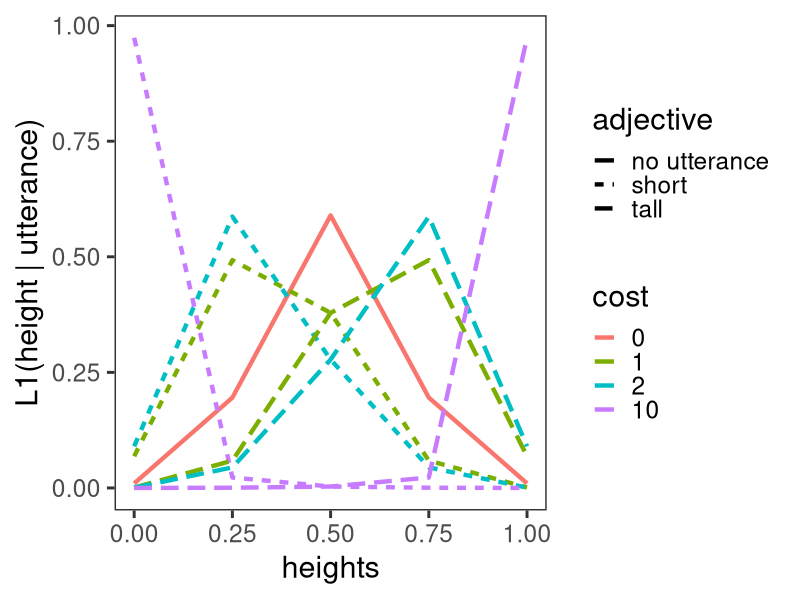
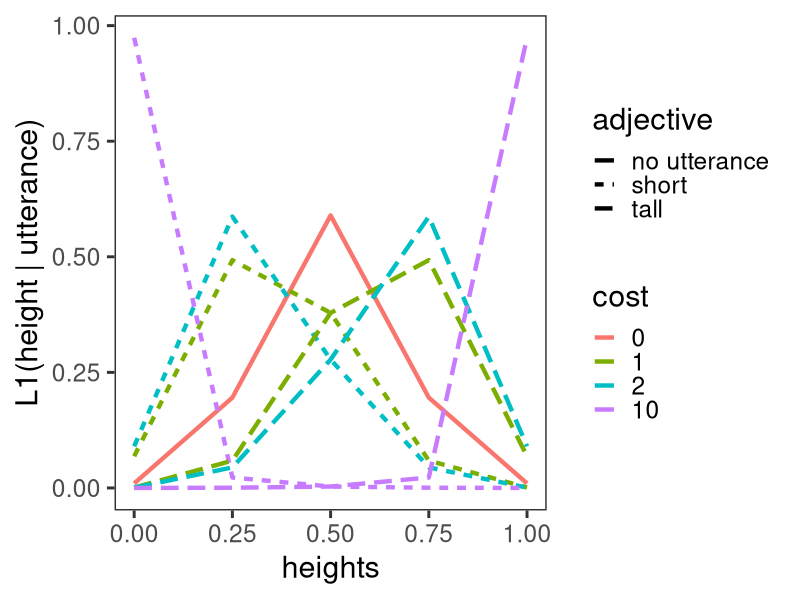

Recreate these plots in R, in order.
library(ggplot2)

toplot = function(adjective, cost, dist, vals) {
  values = c(0, 1, 0.25, 0.5, 0.75)
  return(data.frame(
    values = values,
    adjective=rep(adjective, length(values)),
    cost=rep(cost, length(values)),
    prior=rep(dist,  length(values)),
    weights = as.numeric(unlist(strsplit(vals, " ")))))
}

#where "very > bare" is hardcoded
# distributions = rbind(
#   #"peaked mid is gaussian w/ mean 0.5 sd 0.2"
#     toplot("prior", NA, "peaked-mid", "0.009870647465794937 0.009870647465794937 0.19437203427500685 0.5915146365183964 0.19437203427500685"),
#     toplot("no utterance", 0, "peaked-mid", "0.00899135892783637 0.00899135892783637 0.18617353647974985 0.6096702091848276 0.18617353647974985"),
#     toplot("tall", 1, "peaked-mid", "0.002256305036823323 0.05081542668579683 0.09000545902893428 0.4295010827017602 0.4274217265466855"),
#     toplot("short", 1, "peaked-mid", "0.050815426685796826 0.0022563050368233227 0.42742172654668537 0.42950108270176013 0.09000545902893427"),
#     toplot("tall", 2, "peaked-mid", "0.0008793593626715402 0.10391829782032919 0.04204532542061588 0.2547310992736995 0.5984259181226838"),
#     toplot("short", 2, "peaked-mid", "0.1039182978203292 0.0008793593626715402 0.5984259181226839 0.2547310992736995 0.042045325420615884"),
#     toplot("tall", 10, "peaked-mid", "0.000007919842669685217 0.9778770451932529 0.0004405149740975846 0.0027980666717241395 0.0188764533182557"),
#     toplot("short", 10, "peaked-mid", "0.9778770451932529 0.000007919842669685217 0.0188764533182557 0.0027980666717241395 0.0004405149740975846"),
#     # peaked both is just a line that goes down the midpoint then back up
#     toplot("prior", "peaked-both", "0.27272727 0.27272727 0.18181818 0.09090909 0.18181818"),
#     toplot("no utterance (cost=0)", "peaked-both", "0.26023682350940863 0.26023682350940863 0.19098117667191325 0.09756399963735635 0.19098117667191325"),
#     toplot("tall (cost=1)", "peaked-both", "0.049675830485446514 0.5199578302802841 0.09456933887510241 0.08408382631622702 0.2517131740429399"),
#     toplot("short (cost=1)", "peaked-both", "0.5199578302802841 0.049675830485446514 0.2517131740429399 0.08408382631622702 0.09456933887510241"),
#     toplot("very tall (cost=2)", "peaked-both", "0.0202708270275209 0.5741980137359832 0.06467387698954781 0.07919617023175599 0.26166111201519215"),
#     toplot("very short (cost=2)", "peaked-both", "0.5741980137359831 0.020270827027520897 0.2616611120151921 0.07919617023175597 0.0646738769895478"),
#     toplot("extremely tall (cost=10)", "peaked-both", "0.020771044570361122 0.5710497746137095 0.06681983607196984 0.07991913601687639 0.26144020872708307"),
#     toplot("extremely short (cost=10)", "peaked-both", "0.5710497746137095 0.020771044570361125 0.26144020872708307 0.07991913601687639 0.06681983607196983")
# #   toplot("prior", "peaked", "")#,
# #   toplot("no utterance (cost=0)", "peaked", ""),
# #   toplot("rain (cost=0.1)", "peaked", ""),
# #   toplot("not-rain (cost=0.1)", "peaked", ""),
# #   toplot("must (cost=100)", "peaked", ""),
# #   toplot("must-not (cost=100)", "peaked", "")
# )

distributions = rbind(
  #"peaked mid is gaussian w/ mean 0.5 sd 0.2"
  #toplot("prior", NA, "peaked-mid", "0.009870647465794937 0.009870647465794937 0.19437203427500685 0.5915146365183964 0.19437203427500685"),
  toplot("no utterance", 0, "peaked-mid", "0.009828327797963965 0.009828327797963965 0.19544268332301556 0.5894579777580409 0.19544268332301556"),
  toplot("tall", 1, "peaked-mid", "0.0009736333828371074 0.06851273734365262 0.05907914194833604 0.37864016223287084 0.4927943250923034"),
  toplot("short", 1, "peaked-mid", "0.06851273734365262 0.0009736333828371074 0.4927943250923034 0.37864016223287084 0.05907914194833605"),
  toplot("tall", 2, "peaked-mid", "0.0007111713589281494 0.09007550266534171 0.04452931183419864 0.2777249729765566 0.5869590411649749"),
  toplot("short", 2, "peaked-mid", "0.09007550266534173 0.0007111713589281494 0.5869590411649749 0.2777249729765567 0.04452931183419865"),
  toplot("tall", 10, "peaked-mid", "0.000007616827724329322 0.9738091764527186 0.0005201434244804059 0.00307933926920359 0.022583724025873053"),
  toplot("short", 10, "peaked-mid", "0.9738091764527186 0.000007616827724329322 0.022583724025873053 0.00307933926920359 0.0005201434244804059")#,
  # peaked both is just a line that goes down the midpoint then back up
#   toplot("prior", "peaked-both", "0.27272727 0.27272727 0.18181818 0.09090909 0.18181818"),
#   toplot("no utterance (cost=0)", "peaked-both", "0.2590283022297041 0.2590283022297041 0.19204661354076952 0.0978501684590527 0.19204661354076952"),
#   toplot("tall (cost=1)", "peaked-both", "0.021344688345147113 0.569824945297623 0.06621105693970104 0.07925583248353894 0.2633634769339898"),
#   toplot("short (cost=1)", "peaked-both", "0.569824945297623 0.021344688345147113 0.2633634769339898 0.07925583248353894 0.06621105693970103"),
#   toplot("very tall (cost=2)", "peaked-both", "0.02263559971828721 0.561913897511387 0.07112635727147881 0.08118602326782452 0.2631381222310225"),
#   toplot("very short (cost=2)", "peaked-both", "0.561913897511387 0.02263559971828721 0.2631381222310225 0.08118602326782452 0.07112635727147881"),
#   toplot("extremely tall (cost=10)", "peaked-both", "0.02370531940453914 0.5566282453521497 0.07443605576161749 0.08244823684556254 0.26278214263613103"),
#   toplot("extremely short (cost=10)", "peaked-both", "0.5566282453521498 0.023705319404539144 0.26278214263613103 0.08244823684556256 0.0744360557616175")
)

distributions$adjective = factor(distributions$adjective)
distributions$cost = factor(distributions$cost)
p = ggplot(distributions, aes(x=values, y=weights, linetype=adjective, colour=cost)) +
  geom_line(stat="identity", lwd=1.5) +
  #facet_wrap(~ prior) +
  ylab("L1(height | utterance)") +
  ## color = tall/short
  ## linetype = cost
  xlab("normed heights") +
  #scale_colour_manual(values=c("black", "yellow", "cyan", "deeppink", "turquoise4", "magenta", "chartreuse4", "purple")) +
#   ggtitle("") +
  xlab("heights") +
  theme_bw(22) +
  theme(panel.grid=element_blank())
print(p)
ggsave("images/model_results.png", width=10, height=6)
